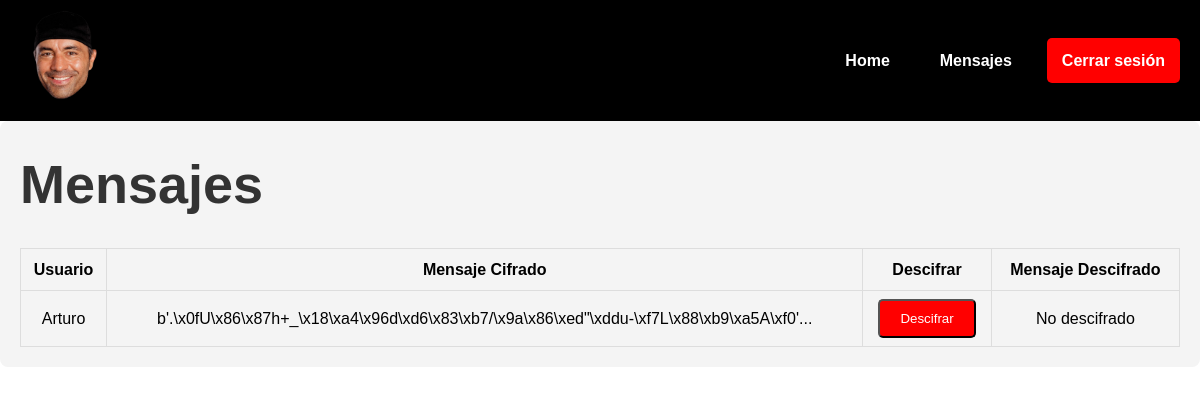
The app's page /mensajes (signed in) with its own data.
### tables this page shows
CREATE TABLE messages (
    message_id INTEGER PRIMARY KEY AUTOINCREMENT,
    user_id INTEGER NOT NULL,
    message BLOB NOT NULL,
    hmac TEXT NULL, signature TEXT,  -- Aquí permitimos que hmac sea NULL
    FOREIGN KEY(user_id) REFERENCES users(id)
);

CREATE TABLE users (
            id INTEGER PRIMARY KEY AUTOINCREMENT,
            username TEXT NOT NULL UNIQUE,
            password TEXT NOT NULL
        , public_key_encrypt TEXT, public_key_signature TEXT);

### app.py (the view)
@app.route('/mensajes')
def mensajes():
    if 'user_id' not in session:
        return redirect(url_for('login'))
    conn = get_db_connection()
    messages = conn.execute('''
        SELECT message_id, users.username, messages.message
        FROM messages
        JOIN users ON messages.user_id = users.id
    ''').fetchall()
    conn.close()
    return render_template('mensajes.html', messages=messages)

### app.py (called while the page is built)
def get_db_connection():
    conn = sqlite3.connect('database.db')
    conn.row_factory = sqlite3.Row
    return conn

@app.context_processor
def inject_is_logged_in():
    return {'is_logged_in': 'user_id' in session}

### templates/mensajes.html (shortened to what this page needs)
<!DOCTYPE html>
<html lang="es">
<head>
    <link rel="stylesheet" href="/static/css/styles.css">
</head>
<body>
    <header>
        <nav>
            <div class="logo">
                <img src="{{ url_for('static', filename='img/joe.png') }}" alt="Logo">
            </div>
            <ul class="menu">
                <li><a href="{{ url_for('index') }}">Home</a></li>
                <li><a href="{{ url_for('mensajes') }}">Mensajes</a></li>
                {% if is_logged_in %}
                    <li><a href="{{ url_for('logout') }}" class="btn">Cerrar sesión</a></li>
                {% else %}
                    <li><a href="{{ url_for('login') }}" class="btn">Iniciar sesión</a></li>
                    <li><a href="{{ url_for('register') }}" class="btn">Registrar</a></li>
                {% endif %}
            </ul>
        </nav>
    </header>
    <section class="formato-mensajes">
        <h1 class="titulo-mensajes">Mensajes</h1>
        <table class="elementos-tabla">
            <thead>
                <tr>
                    <th>Usuario</th>
                    <th>Mensaje Cifrado</th>
                    <th>Descifrar</th>
                    <th>Mensaje Descifrado</th>
                </tr>
            </thead>
            <tbody>
                {% for message in messages %}
                <tr>
                    <td>{{ message.username }}</td>
                    <td>{{ message.message[:30] }}...</td>
                    <td>
                        <form action="{{ url_for('decrypt', message_id=message.message_id) }}" method="POST">
                            <button type="submit" class="btn">Descifrar</button>
                        </form>
                    </td>
                    <td>
                        {% if decrypted_message_id == message.message_id %}
                            {{ decrypted_message }}
                        {% else %}
                            No descifrado
                        {% endif %}
                    </td>
                </tr>
                {% endfor %}
            </tbody>
        </table>
    </section>
</body>
</html>

### static/css/styles.css (style rules this page uses)
* { margin: 0; padding: 0; box-sizing: border-box; }
body { font-family: 'Poppins', sans-serif; background-color: white; color: black; line-height: 1.6; }
header { background-color: black; padding: 10px 0; }
nav { display: flex; justify-content: space-between; align-items: center; max-width: 1200px; margin: 0 auto; padding: 0 20px; }
.logo { font-size: 24px; color: white; }
.logo img { width: 90px; height: auto; }
.menu { display: flex; align-items: center; list-style: none; padding: 0; margin: 0; }
.menu li { margin-left: 20px; }
.menu a { text-decoration: none; color: white; font-weight: bold; padding: 10px 15px; display: flex; align-items: center; }
.btn { color: white; background-color: red; text-decoration: none; border-radius: 5px; padding: 10px 20px; }
.formato-mensajes { padding: 20px; background-color: #f4f4f4; border-radius: 8px; margin-bottom: 20px; }
.titulo-mensajes { font-size: 54px; font-weight: bold; color: #333; }
.elementos-tabla { width: 100%; border-collapse: collapse; margin-top: 20px; border: 1px solid #ddd; }
.elementos-tabla th, .elementos-tabla td { border: 1px solid #ddd; padding: 8px; text-align: center; }

### records on screen
messages: username "Arturo", message "b'.\\x0fU\\x86\\x87h+_\\x18\\xa4\\x96d\\xd6\\x83\\xb7/\\x9a\\x86\\xed\"\\xddu-\\xf7L\\x88\\xb9\\xa5A\\xf0'", shows "No descifrado"
